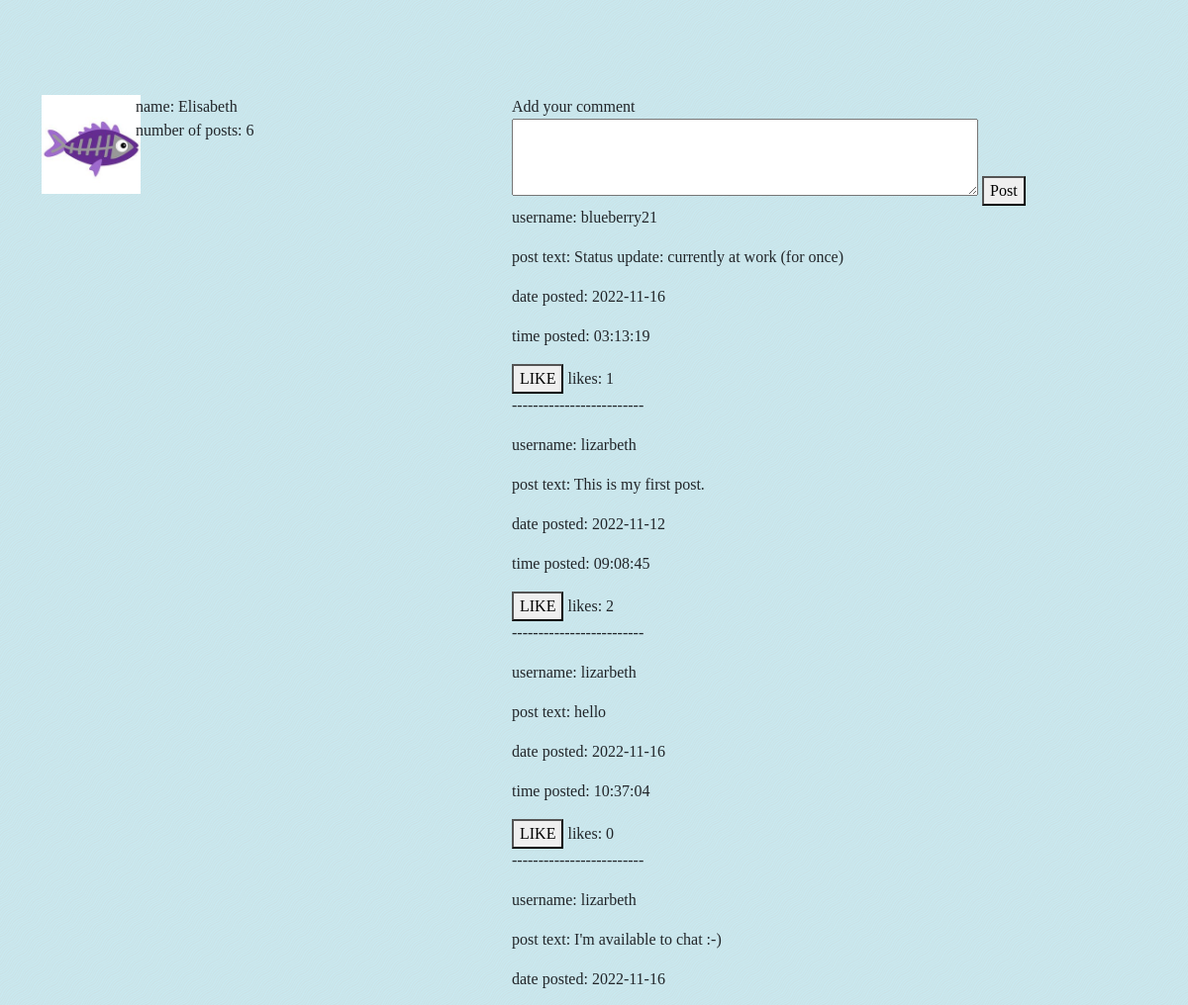
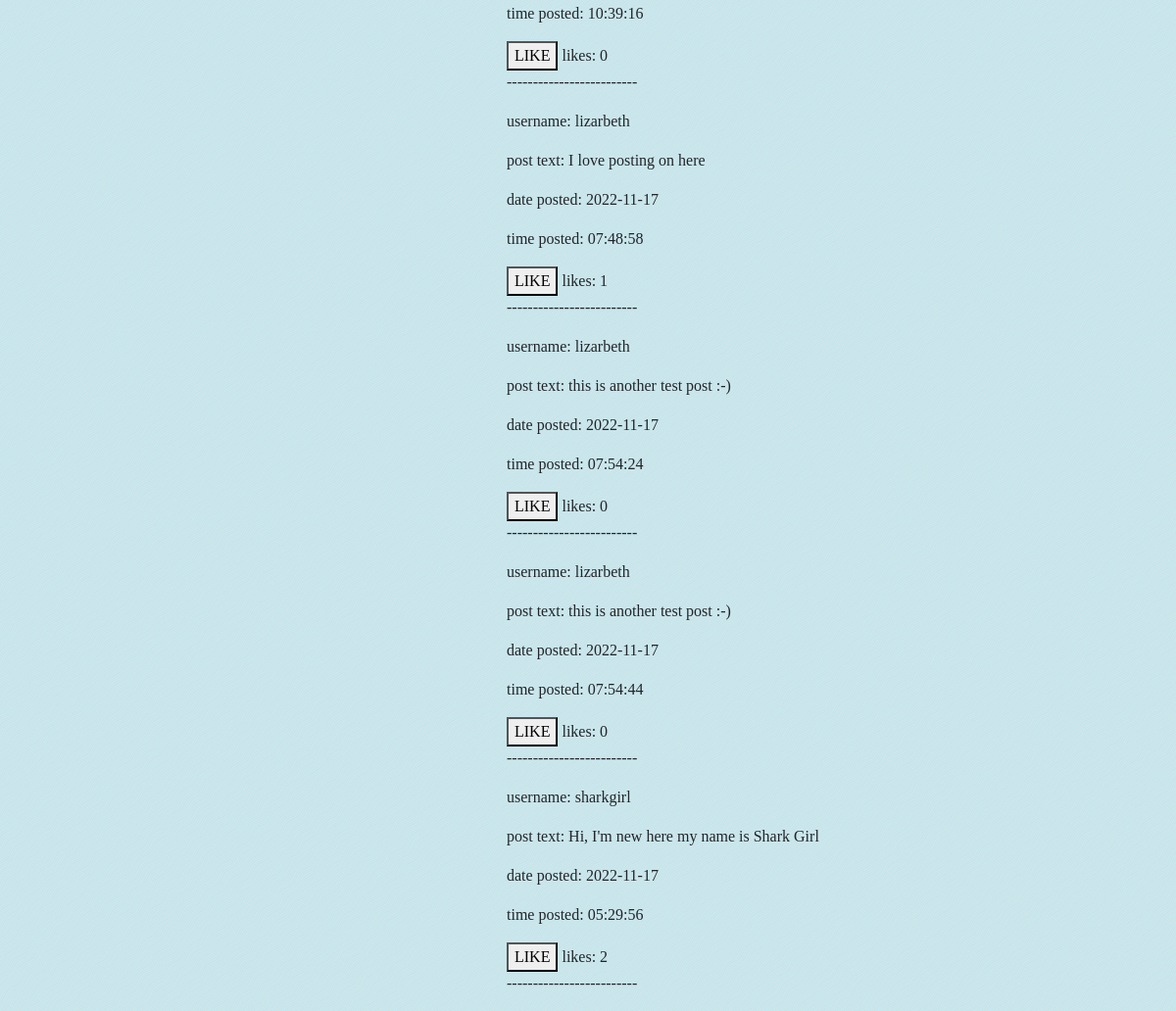
Page /dashboard.php on the committed database (2 pictures, top to bottom).
### tables this page shows
CREATE TABLE `users` (
  `username` varchar(70) NOT NULL,
  `firstName` varchar(50) NOT NULL,
  `lastName` varchar(50) NOT NULL,
  `password` varchar(150) NOT NULL,
  `email` varchar(150) NOT NULL,
  `count` int(20) NOT NULL,
  `pic` tinytext NOT NULL
);

CREATE TABLE `posts` (
  `postText` longtext NOT NULL,
  `user` varchar(50) NOT NULL,
  `date` date NOT NULL,
  `time` time NOT NULL,
  `postID` int(50) NOT NULL,
  `likeCount` int(11) NOT NULL DEFAULT 0
);

### dashboard.php (the view, shortened to what this page needs)
<?php
    $db = new mysqli("localhost", "INFX371", "P*ssword", "friend");
    $userDetails = $db->query("SELECT username, firstName, lastName, pic FROM users");
    $users = $userDetails->fetch_assoc();
    $postDetails = $db->query("SELECT p.postText, p.user, p.date, p.time, p.likeCount
                                FROM posts p JOIN users u on u.username=p.user
                                WHERE p.user IN (SELECT user1 FROM friends WHERE user2='lizarbeth')
                                OR p.user IN (SELECT user2 FROM friends WHERE user1='lizarbeth')
                                OR (p.user='lizarbeth')");
    $count = $db->query("SELECT COUNT(postID) FROM posts WHERE user='lizarbeth'");
    $countPosts = $count->fetch_column();
?>
<!DOCTYPE html>
<html lang="en">
    <head>
        <link href="https://cdn.jsdelivr.net/npm/bootstrap@5.0.2/dist/css/bootstrap.min.css" rel="stylesheet">
        <link href="dashboard.css" rel="stylesheet" type="text/css">
    </head>
    <body>
        <div class="container">
            <div class="row align-items-start">
            <div class="col-sm-1 pt-5 mt-5">
                <img src=<?php echo $users['pic'];?> alt=profile pic></img>
            </div>
                <div class="col-sm-4 pt-5 mt-5">
                    <p> name: <?=$users['firstName'];?> </p>
                    <p> number of posts: <?php echo $countPosts; ?></p>
                </div>
            <div class="col-6 pt-5 mt-5">
                <form method="POST" action="dashboard.php">
                    <label for="text">Add your comment</label><br>
                    <textarea name="text" id="text" rows="3" cols="50"></textarea>
                    <button type="submit">Post</button>
                </form>
            </div>
            </div>
        </div>
        <div class="container">
            <div class="row justify-content-center">
            <div class="col-sm-6 offset-sm-4">
                <?php
                    foreach($postDetails as $row){ ?>
                        <p> username: <?=$row["user"];?> </p>
                        <p> post text: <?=$row['postText'];?> </p>
                        <p> date posted: <?=$row['date'];?> </p>
                        <p> time posted: <?=$row['time'];?> </p>
                        <form class="likeButton" action="dashboard.php" method="POST">
                            <button type="submit">LIKE</button>
                            <label for="button">likes: <?=$row['likeCount']?></label>
                        </form>
                        <p> ------------------------- </p>
                    <?php
                    } ?>
            </div>
            </div>
        </div>
    </body>
</html>

### dashboard.css (style rules this page uses)
body { background: #caf0f8 url("diagonal-waves.png") repeat; font-family: 'Fauna One', serif; font-size: 16px; }
div.col-sm-1.pt-5.mt-5 > img { width: 100px; }
div.col-sm-4.pt-5.mt-5 > p { text-align: justify; margin: auto; }

### rows in the picture
users: pic (picture), firstName "Elisabeth"
posts: user "blueberry21", postText "Status update: currently at work (for once)", date "2022-11-16", time "03:13:19", likeCount "1"
posts: user "lizarbeth", postText "This is my first post.", date "2022-11-12", time "09:08:45", likeCount "2"
posts: user "lizarbeth", postText "hello", date "2022-11-16", time "10:37:04", likeCount "0"
posts: user "lizarbeth", postText "I'm available to chat :-)", date "2022-11-16", time "10:39:16", likeCount "0"
posts: user "lizarbeth", postText "I love posting on here", date "2022-11-17", time "07:48:58", likeCount "1"
posts: user "lizarbeth", postText "this is another test post :-)", date "2022-11-17", time "07:54:24", likeCount "0"
posts: user "lizarbeth", postText "this is another test post :-)", date "2022-11-17", time "07:54:44", likeCount "0"
posts: user "sharkgirl", postText "Hi, I'm new here my name is Shark Girl", date "2022-11-17", time "05:29:56", likeCount "2"

### other values in the picture
$countPosts "6"
